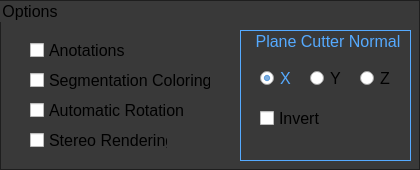
         <widget class="QGroupBox" name="groupBox">
          <property name="palette">
           <palette>
            <active>
             <colorrole role="Button">
              <brush brushstyle="SolidPattern">
               <color alpha="255">
                <red>57</red>
                <green>57</green>
                <blue>57</blue>
               </color>
              </brush>
             </colorrole>
             <colorrole role="Base">
              <brush brushstyle="SolidPattern">
               <color alpha="255">
                <red>57</red>
                <green>57</green>
                <blue>57</blue>
               </color>
              </brush>
             </colorrole>
             <colorrole role="Window">
              <brush brushstyle="SolidPattern">
               <color alpha="255">
                <red>57</red>
                <green>57</green>
                <blue>57</blue>
               </color>
              </brush>
             </colorrole>
             <colorrole role="Highlight">
              <brush brushstyle="SolidPattern">
               <color alpha="255">
                <red>153</red>
                <green>153</green>
                <blue>153</blue>
               </color>
              </brush>
             </colorrole>
            </active>
            <inactive>
             <colorrole role="Button">
              <brush brushstyle="SolidPattern">
               <color alpha="255">
                <red>57</red>
                <green>57</green>
                <blue>57</blue>
               </color>
              </brush>
             </colorrole>
             <colorrole role="Base">
              <brush brushstyle="SolidPattern">
               <color alpha="255">
                <red>57</red>
                <green>57</green>
                <blue>57</blue>
               </color>
              </brush>
             </colorrole>
             <colorrole role="Window">
              <brush brushstyle="SolidPattern">
               <color alpha="255">
                <red>57</red>
                <green>57</green>
                <blue>57</blue>
               </color>
              </brush>
             </colorrole>
             <colorrole role="Highlight">
              <brush brushstyle="SolidPattern">
               <color alpha="255">
                <red>153</red>
                <green>153</green>
                <blue>153</blue>
               </color>
              </brush>
             </colorrole>
            </inactive>
            <disabled>
             <colorrole role="Button">
              <brush brushstyle="SolidPattern">
               <color alpha="255">
                <red>57</red>
                <green>57</green>
                <blue>57</blue>
               </color>
              </brush>
             </colorrole>
             <colorrole role="Base">
              <brush brushstyle="SolidPattern">
               <color alpha="255">
                <red>57</red>
                <green>57</green>
                <blue>57</blue>
               </color>
              </brush>
             </colorrole>
             <colorrole role="Window">
              <brush brushstyle="SolidPattern">
               <color alpha="255">
                <red>57</red>
                <green>57</green>
                <blue>57</blue>
               </color>
              </brush>
             </colorrole>
             <colorrole role="Highlight">
              <brush brushstyle="SolidPattern">
               <color alpha="255">
                <red>153</red>
                <green>153</green>
                <blue>153</blue>
               </color>
              </brush>
             </colorrole>
            </disabled>
           </palette>
          </property>
          <property name="font">
           <font>
            <pointsize>12</pointsize>
           </font>
          </property>
          <property name="styleSheet">
           <string notr="true">QGroupBox 
{
	border: 1px solid rgb(30, 30, 30);
}</string>
          </property>
          <property name="title">
           <string>Options</string>
          </property>
          <widget class="QCheckBox" name="ano_checkBox">
           <property name="geometry">
            <rect>
             <x>30</x>
             <y>40</y>
             <width>101</width>
             <height>21</height>
            </rect>
           </property>
           <property name="font">
            <font>
             <pointsize>12</pointsize>
            </font>
           </property>
           <property name="statusTip">
            <string>Puts a notation for each vertebrae. (Shortcut: &quot;N&quot;)</string>
           </property>
           <property name="styleSheet">
            <string notr="true">QCheckBox::checked {
	color: rgb(85, 170, 255);
}
QCheckBox::unchecked {
	color: rgb(0, 0, 0);
}
QCheckBox::unchecked:hover {
	color: rgb(255, 255, 255);
}
QCheckBox::unchecked:pressed {
	color: rgb(64, 129, 193);
}
QCheckBox::checked:hover {
	color: rgb(255, 255, 255);
}
QCheckBox::checked:pressed {
	color: rgb(64, 129, 193);
}</string>
           </property>
           <property name="text">
            <string>Anotations</string>
           </property>
           <property name="shortcut">
            <string>N</string>
           </property>
          </widget>
          <widget class="QCheckBox" name="segCol_checkBox">
           <property name="geometry">
            <rect>
             <x>30</x>
             <y>70</y>
             <width>181</width>
             <height>21</height>
            </rect>
           </property>
           <property name="font">
            <font>
             <pointsize>12</pointsize>
            </font>
           </property>
           <property name="statusTip">
            <string>Separates the Vertebraes by color in the surface image. (Shortcut: &quot;C&quot;)</string>
           </property>
           <property name="styleSheet">
            <string notr="true">QCheckBox::checked {
	color: rgb(85, 170, 255);
}
QCheckBox::unchecked {
	color: rgb(0, 0, 0);
}
QCheckBox::unchecked:hover {
	color: rgb(255, 255, 255);
}
QCheckBox::unchecked:pressed {
	color: rgb(64, 129, 193);
}
QCheckBox::checked:hover {
	color: rgb(255, 255, 255);
}
QCheckBox::checked:pressed {
	color: rgb(64, 129, 193);
}</string>
           </property>
           <property name="text">
            <string>Segmentation Coloring</string>
           </property>
           <property name="shortcut">
            <string>C</string>
           </property>
          </widget>
          <widget class="QCheckBox" name="rot_checkBox">
           <property name="geometry">
            <rect>
             <x>30</x>
             <y>100</y>
             <width>181</width>
             <height>21</height>
            </rect>
           </property>
           <property name="font">
            <font>
             <pointsize>12</pointsize>
            </font>
           </property>
           <property name="statusTip">
            <string>Rotates the surface image. (Shortcut: &quot;R&quot;)</string>
           </property>
           <property name="styleSheet">
            <string notr="true">QCheckBox::checked {
	color: rgb(85, 170, 255);
}
QCheckBox::unchecked {
	color: rgb(0, 0, 0);
}
QCheckBox::unchecked:hover {
	color: rgb(255, 255, 255);
}
QCheckBox::unchecked:pressed {
	color: rgb(64, 129, 193);
}
QCheckBox::checked:hover {
	color: rgb(255, 255, 255);
}
QCheckBox::checked:pressed {
	color: rgb(64, 129, 193);
}</string>
           </property>
           <property name="text">
            <string>Automatic Rotation</string>
           </property>
           <property name="shortcut">
            <string>R</string>
           </property>
          </widget>
          <widget class="QGroupBox" name="groupBox_2">
           <property name="geometry">
            <rect>
             <x>240</x>
             <y>30</y>
             <width>171</width>
             <height>131</height>
            </rect>
           </property>
           <property name="font">
            <font>
             <pointsize>12</pointsize>
            </font>
           </property>
           <property name="styleSheet">
            <string notr="true">QGroupBox 
{
	border: 1px solid rgb(85, 170, 255);
	color: rgb(85, 170, 255);
}
</string>
           </property>
           <property name="title">
            <string>Plane Cutter Normal</string>
           </property>
           <property name="alignment">
            <set>Qt::AlignCenter</set>
           </property>
           <widget class="QRadioButton" name="x_radioButton">
            <property name="geometry">
             <rect>
              <x>20</x>
              <y>40</y>
              <width>41</width>
              <height>17</height>
             </rect>
            </property>
            <property name="font">
             <font>
              <pointsize>12</pointsize>
             </font>
            </property>
            <property name="styleSheet">
             <string notr="true">QRadioButton::checked {
	color: rgb(85, 170, 255);
}
QRadioButton::unchecked {
	color: rgb(0, 0, 0);
}
QRadioButton::unchecked:hover {
	color: rgb(255, 255, 255);
}
QRadioButton::unchecked:pressed {
	color: rgb(64, 129, 193);
}</string>
            </property>
            <property name="text">
             <string>X</string>
            </property>
            <property name="checked">
             <bool>true</bool>
            </property>
            <attribute name="buttonGroup">
             <string notr="true">planeNormal_group</string>
            </attribute>
           </widget>
           <widget class="QRadioButton" name="y_radioButton">
            <property name="geometry">
             <rect>
              <x>70</x>
              <y>40</y>
              <width>41</width>
              <height>17</height>
             </rect>
            </property>
            <property name="font">
             <font>
              <pointsize>12</pointsize>
             </font>
            </property>
            <property name="styleSheet">
             <string notr="true">QRadioButton::checked {
	color: rgb(85, 170, 255);
}
QRadioButton::unchecked {
	color: rgb(0, 0, 0);
}
QRadioButton::unchecked:hover {
	color: rgb(255, 255, 255);
}
QRadioButton::unchecked:pressed {
	color: rgb(64, 129, 193);
}</string>
            </property>
            <property name="text">
             <string>Y</string>
            </property>
            <attribute name="buttonGroup">
             <string notr="true">planeNormal_group</string>
            </attribute>
           </widget>
           <widget class="QRadioButton" name="z_radioButton">
            <property name="geometry">
             <rect>
              <x>120</x>
              <y>40</y>
              <width>41</width>
              <height>17</height>
             </rect>
            </property>
            <property name="font">
             <font>
              <pointsize>12</pointsize>
             </font>
            </property>
            <property name="styleSheet">
             <string notr="true">QRadioButton::checked {
	color: rgb(85, 170, 255);
}
QRadioButton::unchecked {
	color: rgb(0, 0, 0);
}
QRadioButton::unchecked:hover {
	color: rgb(255, 255, 255);
}
QRadioButton::unchecked:pressed {
	color: rgb(64, 129, 193);
}</string>
            </property>
            <property name="text">
             <string>Z</string>
            </property>
            <property name="checked">
             <bool>false</bool>
            </property>
            <attribute name="buttonGroup">
             <string notr="true">planeNormal_group</string>
            </attribute>
           </widget>
           <widget class="QCheckBox" name="invert_checkBox">
            <property name="geometry">
             <rect>
              <x>20</x>
              <y>80</y>
              <width>101</width>
              <height>17</height>
             </rect>
            </property>
            <property name="font">
             <font>
              <pointsize>12</pointsize>
             </font>
            </property>
            <property name="styleSheet">
             <string notr="true">QCheckBox::checked {
	color: rgb(85, 170, 255);
}
QCheckBox::unchecked {
	color: rgb(0, 0, 0);
}
QCheckBox::unchecked:hover {
	color: rgb(255, 255, 255);
}
QCheckBox::unchecked:pressed {
	color: rgb(64, 129, 193);
}
QCheckBox::checked:hover {
	color: rgb(255, 255, 255);
}
QCheckBox::checked:pressed {
	color: rgb(64, 129, 193);
}</string>
            </property>
            <property name="text">
             <string>Invert</string>
            </property>
           </widget>
          </widget>
          <widget class="QCheckBox" name="stereo_checkBox">
           <property name="geometry">
            <rect>
             <x>30</x>
             <y>130</y>
             <width>138</width>
             <height>20</height>
            </rect>
           </property>
           <property name="font">
            <font>
             <pointsize>12</pointsize>
            </font>
           </property>
           <property name="toolTip">
            <string/>
           </property>
           <property name="statusTip">
            <string>Enable/disable &quot;Crystal Eyes&quot; stereorendering</string>
           </property>
           <property name="text">
            <string>Stereo Rendering</string>
           </property>
          </widget>
         </widget>
